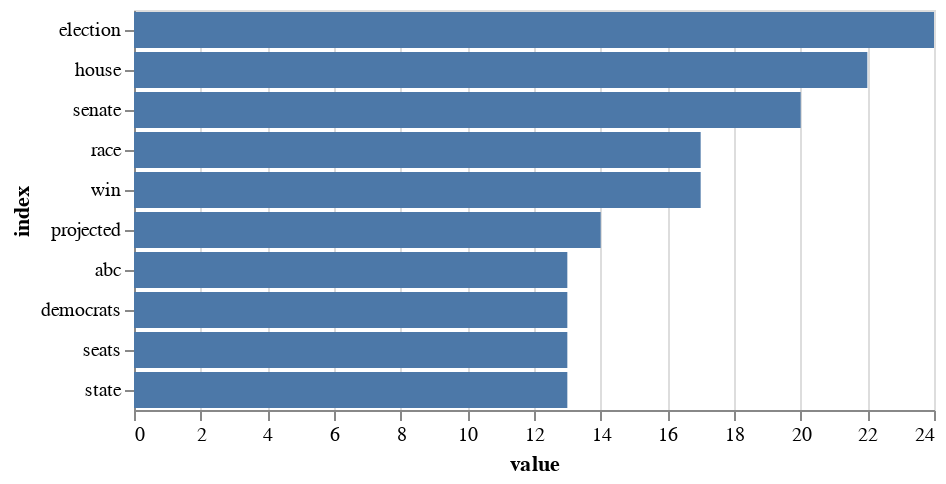

The code cell stored with this chart in its notebook:
### Code cell
import altair as alt

alt.Chart(df_dist).mark_bar().encode(
    x=alt.X("value"),
    y=alt.Y("index", sort="-x")
)

### Figure 1 — Vega-Lite specification as saved in the notebook (floating-point values rounded to 4 significant figures)
{"config": {"view": {"continuousWidth": 400, "continuousHeight": 300}}, "data": {"name": "data-058e88012ec25e1ce8c0ef2cb783303a"}, "mark": "bar", "encoding": {"x": {"field": "value", "type": "quantitative"}, "y": {"field": "index", "sort": "-x", "type": "nominal"}}, "$schema": "https://vega.github.io/schema/vega-lite/v4.17.0.json", "datasets": {"data-058e88012ec25e1ce8c0ef2cb783303a": [{"index": "abc", "value": 13}, {"index": "democrats", "value": 13}, {"index": "election", "value": 24}, {"index": "house", "value": 22}, {"index": "projected", "value": 14}, {"index": "race", "value": 17}, {"index": "seats", "value": 13}, {"index": "senate", "value": 20}, {"index": "state", "value": 13}, {"index": "win", "value": 17}]}}
